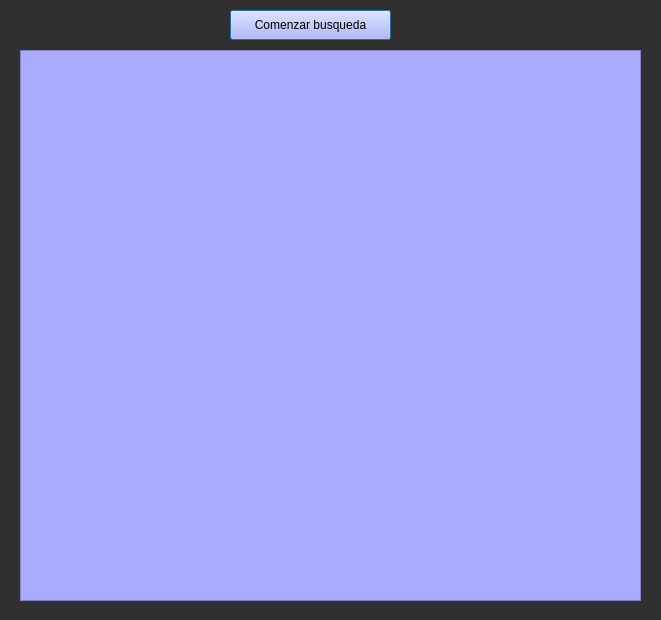
<?xml version="1.0" encoding="UTF-8"?>
<ui version="4.0">
 <class>Dialog</class>
 <widget class="QDialog" name="Dialog">
  <property name="geometry">
   <rect>
    <x>0</x>
    <y>0</y>
    <width>661</width>
    <height>620</height>
   </rect>
  </property>
  <property name="windowTitle">
   <string>Dialog</string>
  </property>
  <property name="styleSheet">
   <string notr="true">background-color: rgb(48, 48, 48);</string>
  </property>
  <widget class="QPushButton" name="boton_comenzar_busqueda">
   <property name="geometry">
    <rect>
     <x>230</x>
     <y>10</y>
     <width>161</width>
     <height>30</height>
    </rect>
   </property>
   <property name="styleSheet">
    <string notr="true">background-color: rgb(170, 170, 255);
background-color: rgb(170, 170, 255);</string>
   </property>
   <property name="text">
    <string>Comenzar busqueda</string>
   </property>
  </widget>
  <widget class="QTextEdit" name="texto">
   <property name="geometry">
    <rect>
     <x>20</x>
     <y>50</y>
     <width>621</width>
     <height>551</height>
    </rect>
   </property>
   <property name="styleSheet">
    <string notr="true">background-color: rgb(170, 170, 255);</string>
   </property>
  </widget>
 </widget>
 <resources/>
 <connections/>
</ui>
